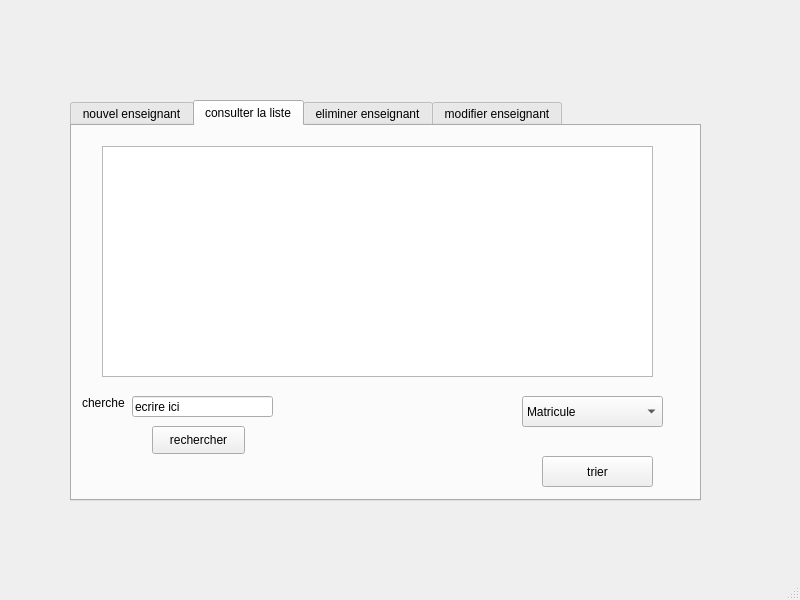
<?xml version="1.0" encoding="UTF-8"?>
<ui version="4.0">
 <class>MainWindow</class>
 <widget class="QMainWindow" name="MainWindow">
  <property name="geometry">
   <rect>
    <x>0</x>
    <y>0</y>
    <width>800</width>
    <height>600</height>
   </rect>
  </property>
  <property name="windowTitle">
   <string>MainWindow</string>
  </property>
  <widget class="QWidget" name="centralwidget">
   <widget class="QTabWidget" name="tabWidget">
    <property name="geometry">
     <rect>
      <x>70</x>
      <y>100</y>
      <width>631</width>
      <height>401</height>
     </rect>
    </property>
    <property name="currentIndex">
     <number>1</number>
    </property>
    <widget class="QWidget" name="ajouter">
     <attribute name="title">
      <string>nouvel enseignant</string>
     </attribute>
     <widget class="QLabel" name="label">
      <property name="geometry">
       <rect>
        <x>20</x>
        <y>70</y>
        <width>47</width>
        <height>21</height>
       </rect>
      </property>
      <property name="text">
       <string>matricule</string>
      </property>
     </widget>
     <widget class="QLineEdit" name="lineEdit_matricule">
      <property name="geometry">
       <rect>
        <x>100</x>
        <y>70</y>
        <width>113</width>
        <height>20</height>
       </rect>
      </property>
     </widget>
     <widget class="QLineEdit" name="lineEdit_nom">
      <property name="geometry">
       <rect>
        <x>100</x>
        <y>120</y>
        <width>113</width>
        <height>20</height>
       </rect>
      </property>
     </widget>
     <widget class="QLineEdit" name="lineEdit_prenom">
      <property name="geometry">
       <rect>
        <x>100</x>
        <y>180</y>
        <width>113</width>
        <height>20</height>
       </rect>
      </property>
     </widget>
     <widget class="QLineEdit" name="lineEdit_departement">
      <property name="geometry">
       <rect>
        <x>100</x>
        <y>230</y>
        <width>113</width>
        <height>20</height>
       </rect>
      </property>
     </widget>
     <widget class="QLabel" name="label_2">
      <property name="geometry">
       <rect>
        <x>20</x>
        <y>120</y>
        <width>47</width>
        <height>14</height>
       </rect>
      </property>
      <property name="text">
       <string>nom</string>
      </property>
     </widget>
     <widget class="QLabel" name="label_3">
      <property name="geometry">
       <rect>
        <x>30</x>
        <y>180</y>
        <width>47</width>
        <height>14</height>
       </rect>
      </property>
      <property name="text">
       <string>prenom</string>
      </property>
     </widget>
     <widget class="QLabel" name="label_4">
      <property name="geometry">
       <rect>
        <x>30</x>
        <y>240</y>
        <width>47</width>
        <height>14</height>
       </rect>
      </property>
      <property name="text">
       <string>departement</string>
      </property>
     </widget>
     <widget class="QPushButton" name="pushButton">
      <property name="geometry">
       <rect>
        <x>250</x>
        <y>290</y>
        <width>93</width>
        <height>28</height>
       </rect>
      </property>
      <property name="text">
       <string>ajouter</string>
      </property>
     </widget>
    </widget>
    <widget class="QWidget" name="afficher">
     <attribute name="title">
      <string>consulter la liste</string>
     </attribute>
     <widget class="QTableView" name="tableView">
      <property name="geometry">
       <rect>
        <x>30</x>
        <y>20</y>
        <width>551</width>
        <height>231</height>
       </rect>
      </property>
     </widget>
     <widget class="QComboBox" name="comboBox">
      <property name="geometry">
       <rect>
        <x>450</x>
        <y>270</y>
        <width>141</width>
        <height>31</height>
       </rect>
      </property>
      <item>
       <property name="text">
        <string>Matricule</string>
       </property>
      </item>
      <item>
       <property name="text">
        <string>Nom</string>
       </property>
      </item>
      <item>
       <property name="text">
        <string>Prenom</string>
       </property>
      </item>
     </widget>
     <widget class="QPushButton" name="pushButton_4">
      <property name="geometry">
       <rect>
        <x>470</x>
        <y>330</y>
        <width>111</width>
        <height>31</height>
       </rect>
      </property>
      <property name="text">
       <string>trier</string>
      </property>
     </widget>
     <widget class="QPushButton" name="pushButton_5">
      <property name="geometry">
       <rect>
        <x>80</x>
        <y>300</y>
        <width>93</width>
        <height>28</height>
       </rect>
      </property>
      <property name="text">
       <string>rechercher</string>
      </property>
     </widget>
     <widget class="QLineEdit" name="lineEdit_departement_3">
      <property name="geometry">
       <rect>
        <x>60</x>
        <y>270</y>
        <width>141</width>
        <height>21</height>
       </rect>
      </property>
      <property name="text">
       <string>ecrire ici</string>
      </property>
     </widget>
     <widget class="QLabel" name="label_11">
      <property name="geometry">
       <rect>
        <x>10</x>
        <y>270</y>
        <width>47</width>
        <height>14</height>
       </rect>
      </property>
      <property name="text">
       <string>cherche</string>
      </property>
     </widget>
    </widget>
    <widget class="QWidget" name="tab">
     <attribute name="title">
      <string>eliminer enseignant</string>
     </attribute>
     <widget class="QPushButton" name="pushButton_2">
      <property name="geometry">
       <rect>
        <x>280</x>
        <y>280</y>
        <width>93</width>
        <height>28</height>
       </rect>
      </property>
      <property name="text">
       <string>eliminer</string>
      </property>
     </widget>
     <widget class="QLabel" name="label_5">
      <property name="geometry">
       <rect>
        <x>40</x>
        <y>140</y>
        <width>47</width>
        <height>14</height>
       </rect>
      </property>
      <property name="text">
       <string>matricule</string>
      </property>
     </widget>
     <widget class="QLineEdit" name="lineEdit_matricule_2">
      <property name="geometry">
       <rect>
        <x>130</x>
        <y>140</y>
        <width>113</width>
        <height>20</height>
       </rect>
      </property>
     </widget>
    </widget>
    <widget class="QWidget" name="tab_2">
     <attribute name="title">
      <string>modifier enseignant</string>
     </attribute>
     <widget class="QLabel" name="label_6">
      <property name="geometry">
       <rect>
        <x>70</x>
        <y>50</y>
        <width>47</width>
        <height>14</height>
       </rect>
      </property>
      <property name="text">
       <string>matricule</string>
      </property>
     </widget>
     <widget class="QLineEdit" name="lineEdit_matricule1">
      <property name="geometry">
       <rect>
        <x>150</x>
        <y>50</y>
        <width>221</width>
        <height>20</height>
       </rect>
      </property>
     </widget>
     <widget class="QLabel" name="label_7">
      <property name="geometry">
       <rect>
        <x>70</x>
        <y>120</y>
        <width>47</width>
        <height>14</height>
       </rect>
      </property>
      <property name="text">
       <string>nom</string>
      </property>
     </widget>
     <widget class="QLineEdit" name="lineEdit_nom1">
      <property name="geometry">
       <rect>
        <x>152</x>
        <y>120</y>
        <width>221</width>
        <height>20</height>
       </rect>
      </property>
     </widget>
     <widget class="QLineEdit" name="lineEdit_prenom1">
      <property name="geometry">
       <rect>
        <x>150</x>
        <y>170</y>
        <width>221</width>
        <height>20</height>
       </rect>
      </property>
     </widget>
     <widget class="QLineEdit" name="lineEdit_departement1">
      <property name="geometry">
       <rect>
        <x>150</x>
        <y>220</y>
        <width>221</width>
        <height>20</height>
       </rect>
      </property>
     </widget>
     <widget class="QLabel" name="label_8">
      <property name="geometry">
       <rect>
        <x>70</x>
        <y>170</y>
        <width>47</width>
        <height>14</height>
       </rect>
      </property>
      <property name="text">
       <string>prenom</string>
      </property>
     </widget>
     <widget class="QLabel" name="label_9">
      <property name="geometry">
       <rect>
        <x>70</x>
        <y>220</y>
        <width>47</width>
        <height>14</height>
       </rect>
      </property>
      <property name="text">
       <string>departement</string>
      </property>
     </widget>
     <widget class="QPushButton" name="pushButton_3">
      <property name="geometry">
       <rect>
        <x>304</x>
        <y>282</y>
        <width>121</width>
        <height>31</height>
       </rect>
      </property>
      <property name="text">
       <string>modifier</string>
      </property>
     </widget>
     <widget class="QLabel" name="label_10">
      <property name="geometry">
       <rect>
        <x>170</x>
        <y>90</y>
        <width>191</width>
        <height>16</height>
       </rect>
      </property>
      <property name="text">
       <string>...............Nouveaux infos.................</string>
      </property>
     </widget>
    </widget>
   </widget>
  </widget>
  <widget class="QMenuBar" name="menubar">
   <property name="geometry">
    <rect>
     <x>0</x>
     <y>0</y>
     <width>800</width>
     <height>26</height>
    </rect>
   </property>
  </widget>
  <widget class="QStatusBar" name="statusbar"/>
 </widget>
 <resources/>
 <connections/>
</ui>
